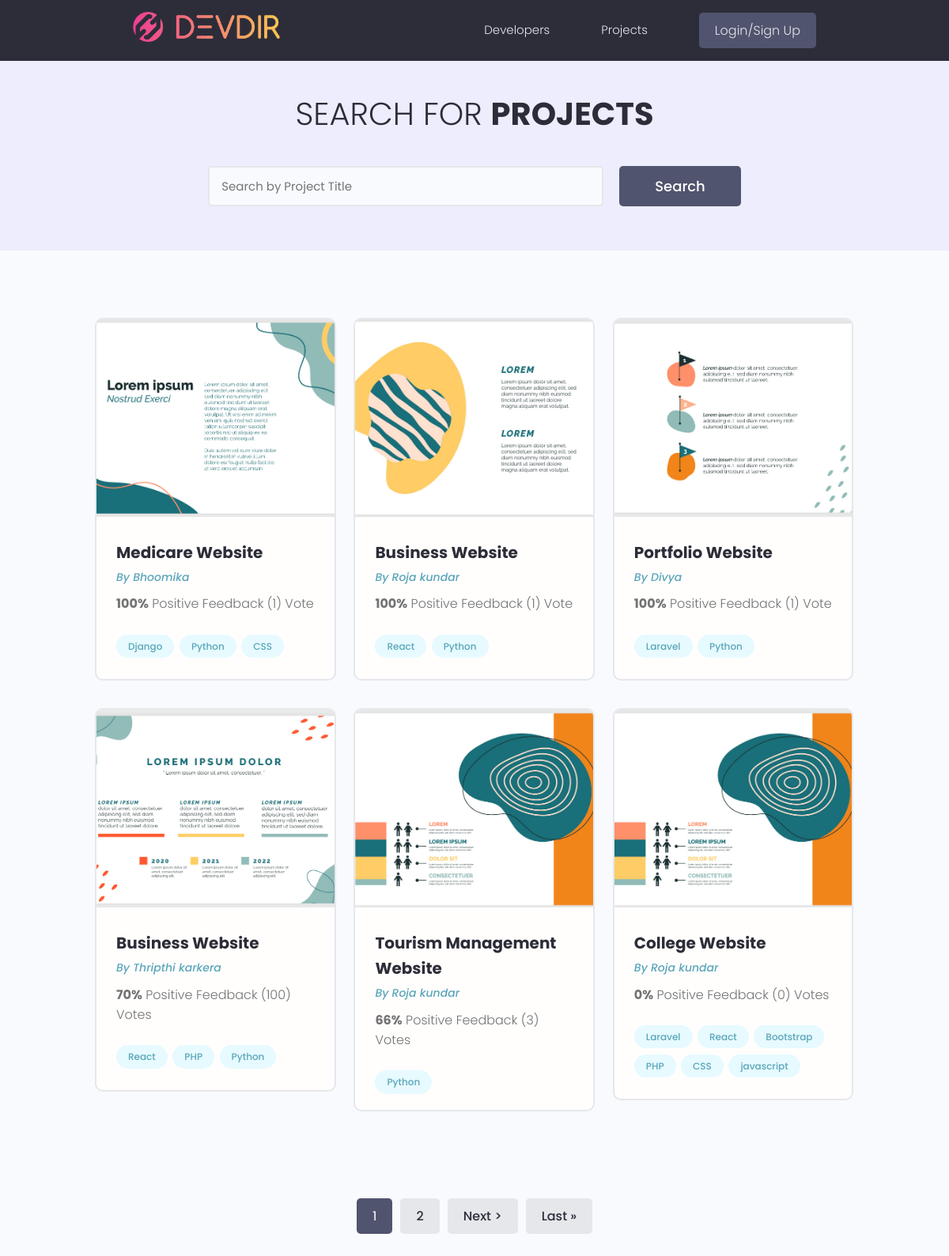
The app's page /projects/projects/ with its own data.
### projects/models.py (models this page shows, shortened)
class Project(models.Model):
    id = models.UUIDField(default = uuid.uuid4, primary_key=True, unique=True, editable=False)
    owner = models.ForeignKey(Profile, null=True, blank=True, on_delete= models.CASCADE)
    title = models.CharField(max_length=200, blank=False, null=False)
    description = models.TextField(blank=True, null=True)
    featured_image = models.ImageField(blank=True, null=True, default= 'default.png')
    demo_link = models.CharField(max_length=255, blank=True, null=True)
    source_link = models.CharField(max_length=255, blank=True, null=True)
    tags = models.ManyToManyField('Tag', blank=True)
    vote_count = models.IntegerField(default=0, blank=True)
    vote_ratio = models.IntegerField(default=0, blank=True)
    created = models.DateTimeField(auto_now_add= True )
    class Meta:
        ordering = ['-vote_ratio','-created','title']
    @property
    def imageURL(self):
        try:
            url = self.featured_image.url
        except:
            url = ''
        return url

class Tag(models.Model):
    id = models.UUIDField(default = uuid.uuid4, primary_key=True, unique=True, editable=False)
    name = models.CharField(max_length=200, blank=False, null=False)
    created = models.DateTimeField(auto_now_add= True )
    def __str__(self):
        return self.name

### users/models.py (models this page shows, shortened)
class Profile(models.Model):
    id = models.UUIDField(default = uuid.uuid4, primary_key=True, unique=True, editable=False)
    user = models.OneToOneField(User,blank=True, null=True, on_delete=models.CASCADE)
    name = models.CharField(max_length=200, blank=True, null=True)
    email = models.EmailField(max_length=200, blank=True, null=True)
    username = models.CharField(max_length=200, blank=True , null=True )
    short_intro = models.CharField(max_length=200, blank=True, null=True)
    bio = models.TextField(max_length=255, blank=True, null=True)
    location = models.CharField(max_length=255, blank=True, null=True)
    profile_image = models.ImageField(blank=True, null=True, upload_to='profiles/', default='profiles/user-default.png')
    social_github =  models.CharField(max_length=255, blank=True, null=True)
    social_twitter = models.CharField(max_length=255, blank=True, null=True)
    social_linkedin = models.CharField(max_length=255, blank=True, null=True)
    social_youtube = models.CharField(max_length=255, blank=True, null=True)
    social_website = models.CharField(max_length=255, blank=True, null=True)
    created = models.DateTimeField(auto_now_add= True )
    class Meta:
        ordering = ['created']

### projects/views.py (the view)
# urls.py: path('projects/', include('projects.urls')),
def projects(request):
    projects, search_query = searchProjects(request)
    custom_range, projects = paginateProject(request, projects, 6)
    context = {'projects':projects, 'search_query':search_query, 'custom_range':custom_range}
    return render(request, "projects.html", context)

### projects/utils.py (called while the page is built)
def searchProjects(request):
    search_query = ''
    projects = Project.objects.all()
    if request.GET.get('search_query'):
        search_query = request.GET.get('search_query')
        tags = Tag.objects.filter(name__icontains=search_query)
        projects = Project.objects.distinct().filter(Q(title__icontains=search_query)| Q(owner__name__icontains=search_query)| Q(tags__in= tags))
    return projects, search_query

def paginateProject(request,projects,results):
        page = request.GET.get('page')
        paginator = Paginator(projects, results)
        try:
            projects = paginator.page(page)
        except PageNotAnInteger:
            page = 1
            projects = paginator.page(page)
        except EmptyPage:
            page = int(paginator.num_pages)
            projects = paginator.page(page)
        leftindex = int(page)-4
        if leftindex < 1 :
            leftindex = 1
        rightindex = int(page)+5
        if rightindex > paginator.num_pages :
            rightindex = paginator.num_pages+1
        custom_range = range(leftindex, rightindex)
        return custom_range, projects

### projects/templates/projects.html (shortened to what this page needs)
{% extends 'main.html' %}
{% block content %}
<main class="projects">
  <section class="hero-section text-center">
    <div class="container container--narrow">
      <div class="hero-section__box">
        <h2>Search for <span>Projects</span></h2>
      </div>
      <div class="hero-section__search">
        <form
          id="searchForm"
          class="form"
          action="{% url 'projects' %}"
          method="get"
        >
          <div class="form__field">
            <input
              class="input input--text"
              id="formInput#search"
              type="text"
              name="search_query"
              placeholder="Search by Project Title"
              value="{{search_query}}"
            />
          </div>
          <input class="btn btn--sub btn--lg" type="submit" value="Search" />
        </form>
      </div>
    </div>
  </section>
  <section class="projectsList">
    <div class="container">
      <div class="grid grid--three">
        {% for project in projects %}
        <div class="column">
          <div class="card project">
            <a href="{% url 'project' project.id %}" class="project">
              <img
                class="project__thumbnail"
                src="{{project.imageURL}}"
                alt="project thumbnail"
              />
              <div class="card__body">
                <h3 class="project__title">{{project.title}}</h3>
                <p>
                  <a class="project__author" href="{% url 'user-profile' project.owner.id %}">By {{project.owner.name}}</a>
                </p>
                <p class="project--rating">
                  <span style="font-weight: bold">{{project.vote_ratio}}%</span>
                  Positive Feedback ({{project.vote_count}})
                  Vote{{project.vote_count|pluralize:"s"}}
                </p>
                <div class="project__tags">
                  {% for tag in project.tags.all %}
                  <span class="tag tag--pill tag--main">
                    <small>{{tag}}</small>
                  </span>
                  {% endfor %}
                </div>
              </div>
            </a>
          </div>
        </div>
        {% endfor %}
      </div>
    </div>
  </section>
  {% include 'pagination.html' with queryset=projects custom_range=custom_range %}
</main>
{% endblock %}

### templates/main.html (shortened to what this page needs)
<!doctype html>
{% load static %}
<html lang="en">
<head>
  <link rel="stylesheet" href="{% static 'css/iconmonstr-iconic-font.min.css' %}" />
  <link rel="stylesheet" href="{% static 'uikit/styles/uikit.css' %}" />
  <link rel="stylesheet" href="{% static 'css/app.css' %}" />
</head>
<body>
  <header class="header">
    <div class="container container--narrow">
      <a href="{% url 'profiles' %}" class="header__logo">
        <img src="{% static 'img/logo.png' %}" alt="DevDir Logo" />
      </a>
      <nav class="header__nav">
        <ul class="header__menu">
          <li class="header__menuItem"><a href="{% url 'profiles' %}">Developers</a></li>
          <li class="header__menuItem"><a href="{% url 'projects' %}">Projects</a></li>
          {% if request.user.is_authenticated %}
          <li class="header__menuItem"><a href="{% url 'logout' %}" class="btn btn--sub">Log Out</a></li>
          {% else %}
          <li class="header__menuItem"><a href="{% url 'login' %}" class="btn btn--sub">Login/Sign Up</a></li>
          {% endif %}
        </ul>
      </nav>
    </div>
  </header>
    {% block content %}
    {% endblock content %}
</body>
</html>

### templates/pagination.html (shortened to what this page needs)
{% if queryset.has_other_pages %}
  <div class="pagination">
    <ul class="container">
      {% for page in custom_range %}
      {% if page == queryset.number %}
        <li><a href="?page={{page}}" class="btn page-link btn--sub" data-page="{{page}}">{{ page }}</a></li>
      {% else %}
        <li><a href="?page={{page}}" class="btn page-link" data-page="{{page}}">{{ page }}</a></li>
      {% endif %}
      {% endfor %}
      {% if queryset.has_next %}
        <li><a href="?page={{queryset.next_page_number}}" class="btn page-link" data-page="{{queryset.next_page_number}}">Next &gt;</a></li>
        <li><a href="?page={{ queryset.paginator.num_pages }}" class="btn page-link" data-page="{{ queryset.paginator.num_pages }}">Last &raquo;</a></li>
      {% endif %}
    </ul>
  </div>
  {% endif %}

### static/css/app.css (style rules this page uses)
:root { --color-sub: #2d2d39; }
.btn--sub { background-color: var(--color-sub-light); }
.card { border: 2px solid var(--color-light); }
img { width: 100%; }
.header { position: sticky; z-index: 111; background-color: var(--color-sub); padding: 1.5rem 0; }
.header > .container { display: flex; justify-content: space-between; align-items: center; }
.header__logo > img { height: 3.8rem; }
.header__nav > ul { display: inline-flex; align-items: center; list-style: none; gap: 6.5rem; }
.header__menuItem > a { color: var(--color-light); font-weight: 300; }
.hero-section { height: 40vh; display: flex; align-items: center; background-color: var(--color-sub); }
.hero-section__box { margin-bottom: 4rem; }
.hero-section__box > h2, .hero-section__box > h2 > span { font-size: 4rem; color: var(--color-light); line-height: 1.3; text-transform: uppercase; }
.hero-section__box > h2 { font-weight: 300; }
.hero-section__box > h2 > span { font-weight: 700; }
.hero-section__search > .form { display: flex; align-items: center; justify-content: center; gap: 2rem; }
.hero-section__search > .form input.input--text { width: 50rem; }
.pagination { margin-top: 8rem; margin-bottom: 10rem; }
.pagination > ul { flex-wrap: wrap; list-style: none; display: flex; align-items: center; justify-content: center; gap: 1rem; }
.pagination .btn { color: var(--color-sub); }
.pagination .btn.btn--sub { color: var(--color-light); }
.project__author { font-size: 1.4rem; font-style: italic; }
.project--rating { margin-bottom: 1.6em; margin-top: .5em; }
.projects > .hero-section { background: var(--color-sub-lighter); height: 30vh; }
.projects .hero-section__box { margin-bottom: 2.5rem; }
.projects .hero-section__box > h2 { color: var(--color-sub); }
.projects .hero-section__box > h2 > span { font-weight: 700; color: var(--color-sub); }
.projectsList { margin-top: 8rem; }
.project__thumbnail { height: 25rem; object-fit: cover; object-position: top center; }
.project__title { font-size: 2rem; font-weight: 700; color: var(--color-sub); }

### static/uikit/styles/modules/_variables.css (style rules this page uses)
:root { --color-main: #5aa5b9; --color-main-light: #e6faff; --color-sub: #3f4156; --color-sub-light: #51546e; --color-sub-lighter: #ededfd; --color-text: #737373; --color-gray: #8b8b8b; --color-light: #e5e7eb; --color-light-gray: #767676; --color-bg: #f8fafd; --color-white: #fffefd; --color-white-light: #f3f3f3; --color-success: #359e64; --color-success-bg: #def8e8; --color-error: #fc4b0b; --color-error-bg: #fff2ee; --font-base: 'Poppins', arial, helvetica, 'Segoe UI', roboto, ubuntu, sans-serif; --font-monospace: 'Fira Code', 'Courier New', courier, monospace; --font-regular: 300; --font-medium: 500; --font-bold: 700; --generic-shadow: 1px 1px 5px #00000010; --generic-transition: all 0.3s ease-in-out; }

### static/uikit/styles/modules/_base.css (style rules this page uses)
* { margin: 0; padding: 0; box-sizing: border-box; text-rendering: optimizeLegibility; color: inherit; font-size: inherit; }
html { font-size: 50%; }
@media only screen and (min-width: 480px) { html { font-size: 56.25%; } }
@media only screen and (min-width: 1200px) { html { font-size: 62.5%; } }
body { line-height: 1.6; font-weight: 400; font-size: 1.5rem; color: var(--color-text); background-color: var(--color-bg); min-height: 100vh; }

### static/uikit/styles/modules/_typography.css (style rules this page uses)
* { font-family: var(--font-base); }
h2 { font-size: 3.6rem; font-weight: var(--font-bold); }
h3 { font-size: 3.2rem; font-weight: var(--font-medium); }
p, span, strong { font-size: 1.6rem; color: var(--color-text); font-weight: var(--font-regular); }
a { padding-bottom: 2px; text-decoration: none; display: inline-block; color: var(--color-main); font-weight: var(--font-medium); }

### static/uikit/styles/modules/_utilities.css (style rules this page uses)
.container { width: 92%; max-width: 165rem; margin: 0 auto; box-sizing: border-box; }
.container--narrow { width: 92%; max-width: 120rem; }
@media screen and (min-width: 1000px) { .container { width: 90%; } }
@media screen and (min-width: 1000px) { .container--narrow { width: 85%; } }
@media screen and (min-width: 1200px) { .container { width: 80%; } }
@media screen and (min-width: 1200px) { .container--narrow { width: 72%; } }
.text-center { text-align: center; }

### static/uikit/styles/modules/_card.css (style rules this page uses)
.card { border-radius: 1rem; background-color: var(--color-white); border: 1.5px solid var(--color-light); width: auto; height: auto; margin-top: 0.5rem; margin-bottom: 0.5rem; overflow: hidden; }
.card__body, .card__header { padding: 2rem 2.5rem; }

### records on screen
Project: imageURL (picture), title "Medicare Website", owner.name "Bhoomika", vote_ratio "100", vote_count "1"
Tag: name "Django"
Tag: name "Python"
Tag: name "CSS"
Project: imageURL (picture), title "Business Website", owner.name "Roja kundar", vote_ratio "100", vote_count "1"
Tag: name "React"
Project: imageURL (picture), title "Portfolio Website", owner.name "Divya", vote_ratio "100", vote_count "1"
Tag: name "Laravel"
Project: imageURL (picture), title "Business Website", owner.name "Thripthi karkera", vote_ratio "70", vote_count "100"
Tag: name "PHP"
Project: imageURL (picture), title "Tourism Management Website", owner.name "Roja kundar", vote_ratio "66", vote_count "3"
Project: imageURL (picture), title "College Website", owner.name "Roja kundar", vote_ratio "0", vote_count "0"
Tag: name "Bootstrap"
Tag: name "javascript"

### other values on screen
{{ page }} "1"
{{ page }} "2"
